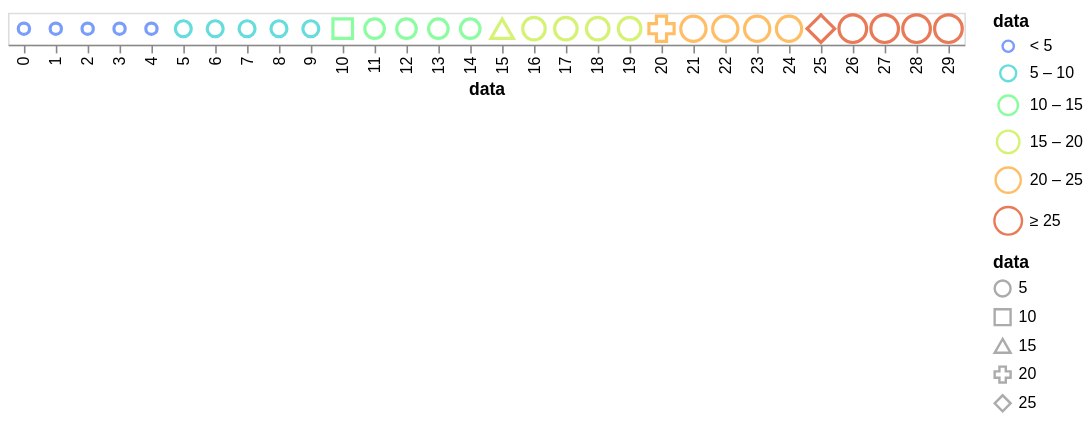

Vega-Lite specification stored for this chart:
### Vega-Lite specification from a JSON file in a GitHub repository (floating-point values rounded to 4 significant figures)
{"$schema": "https://vega.github.io/schema/vega-lite/v5.json", "data": {"sequence": {"start": 0, "stop": 30}}, "mark": {"type": "point", "size": 500}, "encoding": {"x": {"field": "data", "type": "ordinal"}, "size": {"field": "data", "type": "quantitative", "scale": {"type": "threshold", "domain": [5, 10, 15, 20, 25], "range": [50, 100, 150, 200, 250, 300]}}, "color": {"field": "data", "type": "quantitative", "scale": {"type": "threshold", "domain": [5, 10, 15, 20, 25], "scheme": "turbo"}}, "shape": {"field": "data", "type": "nominal", "scale": {"type": "threshold", "domain": [5, 10, 15, 20, 25]}}}}
